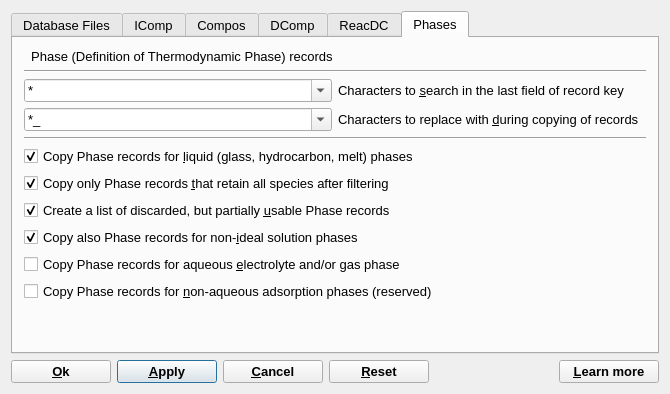
<?xml version="1.0" encoding="UTF-8"?>
<ui version="4.0">
 <class>SetFiltersDialogData</class>
 <widget class="QDialog" name="SetFiltersDialogData">
  <property name="windowModality">
   <enum>Qt::WindowModal</enum>
  </property>
  <property name="geometry">
   <rect>
    <x>0</x>
    <y>0</y>
    <width>670</width>
    <height>394</height>
   </rect>
  </property>
  <property name="font">
   <font>
    <pointsize>10</pointsize>
   </font>
  </property>
  <property name="windowTitle">
   <string>Setup of files and filters to create/extend an independent modelling project</string>
  </property>
  <property name="modal">
   <bool>true</bool>
  </property>
  <layout class="QGridLayout" name="gridLayout_6">
   <item row="0" column="0" colspan="6">
    <widget class="QTabWidget" name="twSetFilters">
     <property name="tabShape">
      <enum>QTabWidget::Rounded</enum>
     </property>
     <property name="currentIndex">
      <number>5</number>
     </property>
     <widget class="QWidget" name="tpFiles">
      <attribute name="title">
       <string>Database Files</string>
      </attribute>
      <layout class="QVBoxLayout" name="verticalLayout">
       <item>
        <widget class="QTreeWidget" name="lvDefDBfiles">
         <property name="midLineWidth">
          <number>0</number>
         </property>
         <property name="selectionMode">
          <enum>QAbstractItemView::MultiSelection</enum>
         </property>
         <property name="iconSize">
          <size>
           <width>0</width>
           <height>0</height>
          </size>
         </property>
         <attribute name="headerCascadingSectionResizes">
          <bool>true</bool>
         </attribute>
         <attribute name="headerDefaultSectionSize">
          <number>400</number>
         </attribute>
         <attribute name="headerMinimumSectionSize">
          <number>200</number>
         </attribute>
         <column>
          <property name="text">
           <string>Record type / File Keyword</string>
          </property>
         </column>
         <column>
          <property name="text">
           <string>File name (click toggles selection)</string>
          </property>
         </column>
        </widget>
       </item>
      </layout>
     </widget>
     <widget class="QWidget" name="tpIComp">
      <attribute name="title">
       <string>IComp</string>
      </attribute>
      <layout class="QGridLayout" name="gridLayout_5">
       <item row="0" column="0" colspan="3">
        <widget class="QLabel" name="tlICtab">
         <property name="sizePolicy">
          <sizepolicy hsizetype="Fixed" vsizetype="Fixed">
           <horstretch>0</horstretch>
           <verstretch>0</verstretch>
          </sizepolicy>
         </property>
         <property name="text">
          <string>  IComp (Independent Component) records</string>
         </property>
         <property name="wordWrap">
          <bool>false</bool>
         </property>
        </widget>
       </item>
       <item row="1" column="0" colspan="3">
        <widget class="Line" name="Line1">
         <property name="frameShape">
          <enum>QFrame::HLine</enum>
         </property>
         <property name="frameShadow">
          <enum>QFrame::Sunken</enum>
         </property>
        </widget>
       </item>
       <item row="2" column="0">
        <widget class="QComboBox" name="cbICsearch">
         <property name="editable">
          <bool>true</bool>
         </property>
         <property name="currentIndex">
          <number>0</number>
         </property>
         <item>
          <property name="text">
           <string>*</string>
          </property>
         </item>
         <item>
          <property name="text">
           <string>?*</string>
          </property>
         </item>
         <item>
          <property name="text">
           <string>??*</string>
          </property>
         </item>
         <item>
          <property name="text">
           <string>???*</string>
          </property>
         </item>
         <item>
          <property name="text">
           <string>*?</string>
          </property>
         </item>
         <item>
          <property name="text">
           <string>*??</string>
          </property>
         </item>
         <item>
          <property name="text">
           <string>*???</string>
          </property>
         </item>
         <item>
          <property name="text">
           <string>*</string>
          </property>
         </item>
         <item>
          <property name="text">
           <string>*</string>
          </property>
         </item>
        </widget>
       </item>
       <item row="2" column="1" colspan="2">
        <widget class="QLabel" name="tlICsearch">
         <property name="text">
          <string>Characters to &amp;search in the last field of record key</string>
         </property>
         <property name="wordWrap">
          <bool>false</bool>
         </property>
         <property name="buddy">
          <cstring>cbICsearch</cstring>
         </property>
        </widget>
       </item>
       <item row="3" column="0">
        <widget class="QComboBox" name="cbICreplace">
         <property name="editable">
          <bool>true</bool>
         </property>
         <property name="currentIndex">
          <number>0</number>
         </property>
         <item>
          <property name="text">
           <string>*_</string>
          </property>
         </item>
         <item>
          <property name="text">
           <string>TEXT*</string>
          </property>
         </item>
         <item>
          <property name="text">
           <string>invcase*</string>
          </property>
         </item>
         <item>
          <property name="text">
           <string>*</string>
          </property>
         </item>
         <item>
          <property name="text">
           <string>*TEXT</string>
          </property>
         </item>
         <item>
          <property name="text">
           <string>*invcase</string>
          </property>
         </item>
         <item>
          <property name="text">
           <string>*</string>
          </property>
         </item>
         <item>
          <property name="text">
           <string>invcase</string>
          </property>
         </item>
         <item>
          <property name="text">
           <string>TEXT</string>
          </property>
         </item>
        </widget>
       </item>
       <item row="3" column="1" colspan="2">
        <widget class="QLabel" name="tlICreplace">
         <property name="text">
          <string>Characters to replace with &amp;during copying of records</string>
         </property>
         <property name="wordWrap">
          <bool>false</bool>
         </property>
         <property name="buddy">
          <cstring>cbICreplace</cstring>
         </property>
        </widget>
       </item>
       <item row="4" column="0" colspan="3">
        <widget class="Line" name="Line1_2">
         <property name="frameShape">
          <enum>QFrame::HLine</enum>
         </property>
         <property name="frameShadow">
          <enum>QFrame::Sunken</enum>
         </property>
        </widget>
       </item>
       <item row="5" column="0" colspan="2">
        <widget class="QLabel" name="tlIClist1">
         <property name="text">
          <string>List of currently selected &amp;IComp symbols: 
in Default database</string>
         </property>
         <property name="alignment">
          <set>Qt::AlignVCenter</set>
         </property>
         <property name="wordWrap">
          <bool>true</bool>
         </property>
         <property name="buddy">
          <cstring>tvIClistD</cstring>
         </property>
        </widget>
       </item>
       <item row="5" column="2">
        <widget class="QTextBrowser" name="tvIClistD"/>
       </item>
       <item row="6" column="0">
        <widget class="QLabel" name="tlIClist2">
         <property name="text">
          <string>In the parent (old)
pro&amp;ject database</string>
         </property>
         <property name="alignment">
          <set>Qt::AlignVCenter</set>
         </property>
         <property name="wordWrap">
          <bool>true</bool>
         </property>
         <property name="buddy">
          <cstring>tvIClistP</cstring>
         </property>
        </widget>
       </item>
       <item row="6" column="2">
        <widget class="QTextBrowser" name="tvIClistP"/>
       </item>
      </layout>
     </widget>
     <widget class="QWidget" name="tpCompos">
      <attribute name="title">
       <string>Compos</string>
      </attribute>
      <layout class="QGridLayout" name="gridLayout_4">
       <item row="0" column="0" colspan="3">
        <widget class="QLabel" name="tlPCOtab">
         <property name="sizePolicy">
          <sizepolicy hsizetype="Fixed" vsizetype="Fixed">
           <horstretch>0</horstretch>
           <verstretch>0</verstretch>
          </sizepolicy>
         </property>
         <property name="text">
          <string>  Compos (Predefined Composition Object) records</string>
         </property>
         <property name="wordWrap">
          <bool>false</bool>
         </property>
        </widget>
       </item>
       <item row="1" column="0" colspan="3">
        <widget class="Line" name="Line1_3">
         <property name="frameShape">
          <enum>QFrame::HLine</enum>
         </property>
         <property name="frameShadow">
          <enum>QFrame::Sunken</enum>
         </property>
        </widget>
       </item>
       <item row="2" column="0" colspan="2">
        <widget class="QComboBox" name="cbPCOsearch">
         <property name="editable">
          <bool>true</bool>
         </property>
         <property name="currentIndex">
          <number>0</number>
         </property>
         <item>
          <property name="text">
           <string>*</string>
          </property>
         </item>
         <item>
          <property name="text">
           <string>?*</string>
          </property>
         </item>
         <item>
          <property name="text">
           <string>??*</string>
          </property>
         </item>
         <item>
          <property name="text">
           <string>???*</string>
          </property>
         </item>
         <item>
          <property name="text">
           <string>*?</string>
          </property>
         </item>
         <item>
          <property name="text">
           <string>*??</string>
          </property>
         </item>
         <item>
          <property name="text">
           <string>*???</string>
          </property>
         </item>
         <item>
          <property name="text">
           <string>*</string>
          </property>
         </item>
         <item>
          <property name="text">
           <string>*</string>
          </property>
         </item>
        </widget>
       </item>
       <item row="2" column="2">
        <widget class="QLabel" name="tlPCOsearch">
         <property name="text">
          <string>Characters to &amp;search in the last field of record key</string>
         </property>
         <property name="wordWrap">
          <bool>false</bool>
         </property>
         <property name="buddy">
          <cstring>cbPCOsearch</cstring>
         </property>
        </widget>
       </item>
       <item row="3" column="0" colspan="2">
        <widget class="QComboBox" name="cbPCOreplace">
         <property name="editable">
          <bool>true</bool>
         </property>
         <property name="currentIndex">
          <number>0</number>
         </property>
         <item>
          <property name="text">
           <string>*_</string>
          </property>
         </item>
         <item>
          <property name="text">
           <string>TEXT*</string>
          </property>
         </item>
         <item>
          <property name="text">
           <string>invcase*</string>
          </property>
         </item>
         <item>
          <property name="text">
           <string>*</string>
          </property>
         </item>
         <item>
          <property name="text">
           <string>*TEXT</string>
          </property>
         </item>
         <item>
          <property name="text">
           <string>*invcase</string>
          </property>
         </item>
         <item>
          <property name="text">
           <string>*</string>
          </property>
         </item>
         <item>
          <property name="text">
           <string>invcase</string>
          </property>
         </item>
         <item>
          <property name="text">
           <string>TEXT</string>
          </property>
         </item>
        </widget>
       </item>
       <item row="3" column="2">
        <widget class="QLabel" name="tlPCOreplace">
         <property name="text">
          <string>Characters to replace with &amp;during copying of records</string>
         </property>
         <property name="wordWrap">
          <bool>false</bool>
         </property>
         <property name="buddy">
          <cstring>cbPCOreplace</cstring>
         </property>
        </widget>
       </item>
       <item row="4" column="0" colspan="3">
        <widget class="Line" name="Line1_3_2">
         <property name="frameShape">
          <enum>QFrame::HLine</enum>
         </property>
         <property name="frameShadow">
          <enum>QFrame::Sunken</enum>
         </property>
        </widget>
       </item>
       <item row="5" column="0">
        <widget class="QLabel" name="tlPCOfilter">
         <property name="text">
          <string>&amp;Filter script 

for copying 

records 

(reserved)</string>
         </property>
         <property name="alignment">
          <set>Qt::AlignRight|Qt::AlignTrailing|Qt::AlignVCenter</set>
         </property>
         <property name="wordWrap">
          <bool>false</bool>
         </property>
         <property name="buddy">
          <cstring>mlePCOfscript</cstring>
         </property>
        </widget>
       </item>
       <item row="5" column="1" colspan="2">
        <widget class="QTextEdit" name="mlePCOfscript"/>
       </item>
      </layout>
     </widget>
     <widget class="QWidget" name="tpDComp">
      <attribute name="title">
       <string>DComp</string>
      </attribute>
      <layout class="QGridLayout" name="gridLayout_3">
       <item row="0" column="0" colspan="3">
        <widget class="QLabel" name="tlDCtab">
         <property name="sizePolicy">
          <sizepolicy hsizetype="Fixed" vsizetype="Fixed">
           <horstretch>0</horstretch>
           <verstretch>0</verstretch>
          </sizepolicy>
         </property>
         <property name="text">
          <string>  DComp (standard thermochemical data) records</string>
         </property>
         <property name="wordWrap">
          <bool>false</bool>
         </property>
        </widget>
       </item>
       <item row="1" column="0" colspan="3">
        <widget class="Line" name="Line1_3_3">
         <property name="frameShape">
          <enum>QFrame::HLine</enum>
         </property>
         <property name="frameShadow">
          <enum>QFrame::Sunken</enum>
         </property>
        </widget>
       </item>
       <item row="2" column="0" colspan="2">
        <widget class="QComboBox" name="cbDCsearch">
         <property name="editable">
          <bool>true</bool>
         </property>
         <property name="currentIndex">
          <number>0</number>
         </property>
         <item>
          <property name="text">
           <string>*</string>
          </property>
         </item>
         <item>
          <property name="text">
           <string>?*</string>
          </property>
         </item>
         <item>
          <property name="text">
           <string>??*</string>
          </property>
         </item>
         <item>
          <property name="text">
           <string>???*</string>
          </property>
         </item>
         <item>
          <property name="text">
           <string>*?</string>
          </property>
         </item>
         <item>
          <property name="text">
           <string>*??</string>
          </property>
         </item>
         <item>
          <property name="text">
           <string>*???</string>
          </property>
         </item>
         <item>
          <property name="text">
           <string>*</string>
          </property>
         </item>
         <item>
          <property name="text">
           <string>*</string>
          </property>
         </item>
        </widget>
       </item>
       <item row="2" column="2">
        <widget class="QLabel" name="tlDCsearch">
         <property name="text">
          <string>Characters to &amp;search in the last field of record key</string>
         </property>
         <property name="wordWrap">
          <bool>false</bool>
         </property>
         <property name="buddy">
          <cstring>cbDCsearch</cstring>
         </property>
        </widget>
       </item>
       <item row="3" column="0" colspan="2">
        <widget class="QComboBox" name="cbDCreplace">
         <property name="editable">
          <bool>true</bool>
         </property>
         <property name="currentIndex">
          <number>0</number>
         </property>
         <item>
          <property name="text">
           <string>*_</string>
          </property>
         </item>
         <item>
          <property name="text">
           <string>TEXT*</string>
          </property>
         </item>
         <item>
          <property name="text">
           <string>invcase*</string>
          </property>
         </item>
         <item>
          <property name="text">
           <string>*</string>
          </property>
         </item>
         <item>
          <property name="text">
           <string>*TEXT</string>
          </property>
         </item>
         <item>
          <property name="text">
           <string>*invcase</string>
          </property>
         </item>
         <item>
          <property name="text">
           <string>invcase</string>
          </property>
         </item>
         <item>
          <property name="text">
           <string>TEXT</string>
          </property>
         </item>
        </widget>
       </item>
       <item row="3" column="2">
        <widget class="QLabel" name="tlDCreplace">
         <property name="text">
          <string>Characters to replace with &amp;during copying of records</string>
         </property>
         <property name="wordWrap">
          <bool>false</bool>
         </property>
         <property name="buddy">
          <cstring>cbDCreplace</cstring>
         </property>
        </widget>
       </item>
       <item row="4" column="0" colspan="3">
        <widget class="Line" name="Line1_3_4">
         <property name="frameShape">
          <enum>QFrame::HLine</enum>
         </property>
         <property name="frameShadow">
          <enum>QFrame::Sunken</enum>
         </property>
        </widget>
       </item>
       <item row="5" column="0">
        <widget class="QLabel" name="tlDCfilter">
         <property name="text">
          <string>&amp;Filter script 

for copying 

records 

(reserved)</string>
         </property>
         <property name="alignment">
          <set>Qt::AlignRight|Qt::AlignTrailing|Qt::AlignVCenter</set>
         </property>
         <property name="wordWrap">
          <bool>false</bool>
         </property>
         <property name="buddy">
          <cstring>mleDCfscript</cstring>
         </property>
        </widget>
       </item>
       <item row="5" column="1" colspan="2">
        <widget class="QTextEdit" name="mleDCfscript"/>
       </item>
      </layout>
     </widget>
     <widget class="QWidget" name="tpReacDC">
      <attribute name="title">
       <string>ReacDC</string>
      </attribute>
      <layout class="QGridLayout" name="gridLayout_2">
       <item row="0" column="0" colspan="3">
        <widget class="QLabel" name="tlREtab">
         <property name="sizePolicy">
          <sizepolicy hsizetype="Fixed" vsizetype="Fixed">
           <horstretch>0</horstretch>
           <verstretch>0</verstretch>
          </sizepolicy>
         </property>
         <property name="text">
          <string>  ReacDC (reaction-defined standard data) records</string>
         </property>
         <property name="wordWrap">
          <bool>false</bool>
         </property>
        </widget>
       </item>
       <item row="1" column="0" colspan="3">
        <widget class="Line" name="Line1_3_3_2">
         <property name="frameShape">
          <enum>QFrame::HLine</enum>
         </property>
         <property name="frameShadow">
          <enum>QFrame::Sunken</enum>
         </property>
        </widget>
       </item>
       <item row="2" column="0" colspan="2">
        <widget class="QComboBox" name="cbREsearch">
         <property name="editable">
          <bool>true</bool>
         </property>
         <property name="currentIndex">
          <number>0</number>
         </property>
         <item>
          <property name="text">
           <string>*</string>
          </property>
         </item>
         <item>
          <property name="text">
           <string>?*</string>
          </property>
         </item>
         <item>
          <property name="text">
           <string>??*</string>
          </property>
         </item>
         <item>
          <property name="text">
           <string>???*</string>
          </property>
         </item>
         <item>
          <property name="text">
           <string>*?</string>
          </property>
         </item>
         <item>
          <property name="text">
           <string>*??</string>
          </property>
         </item>
         <item>
          <property name="text">
           <string>*???</string>
          </property>
         </item>
         <item>
          <property name="text">
           <string>*</string>
          </property>
         </item>
         <item>
          <property name="text">
           <string>*</string>
          </property>
         </item>
        </widget>
       </item>
       <item row="2" column="2">
        <widget class="QLabel" name="tlREsearch">
         <property name="text">
          <string>Characters to &amp;search in the last field of record key</string>
         </property>
         <property name="wordWrap">
          <bool>false</bool>
         </property>
         <property name="buddy">
          <cstring>cbREsearch</cstring>
         </property>
        </widget>
       </item>
       <item row="3" column="0" colspan="2">
        <widget class="QComboBox" name="cbREreplace">
         <property name="editable">
          <bool>true</bool>
         </property>
         <property name="currentIndex">
          <number>0</number>
         </property>
         <item>
          <property name="text">
           <string>*_</string>
          </property>
         </item>
         <item>
          <property name="text">
           <string>TEXT*</string>
          </property>
         </item>
         <item>
          <property name="text">
           <string>invcase*</string>
          </property>
         </item>
         <item>
          <property name="text">
           <string>*</string>
          </property>
         </item>
         <item>
          <property name="text">
           <string>*TEXT</string>
          </property>
         </item>
         <item>
          <property name="text">
           <string>*invcase</string>
          </property>
         </item>
         <item>
          <property name="text">
           <string>*</string>
          </property>
         </item>
         <item>
          <property name="text">
           <string>invcase</string>
          </property>
         </item>
         <item>
          <property name="text">
           <string>TEXT</string>
          </property>
         </item>
        </widget>
       </item>
       <item row="3" column="2">
        <widget class="QLabel" name="tlREreplace">
         <property name="text">
          <string>Characters to replace with &amp;during copying of records</string>
         </property>
         <property name="wordWrap">
          <bool>false</bool>
         </property>
         <property name="buddy">
          <cstring>cbREreplace</cstring>
         </property>
        </widget>
       </item>
       <item row="4" column="0" colspan="3">
        <widget class="Line" name="Line1_3_3_3">
         <property name="frameShape">
          <enum>QFrame::HLine</enum>
         </property>
         <property name="frameShadow">
          <enum>QFrame::Sunken</enum>
         </property>
        </widget>
       </item>
       <item row="5" column="0">
        <widget class="QLabel" name="tlREfilter">
         <property name="text">
          <string>&amp;Filter script 

for copying 

records 

(reserved)</string>
         </property>
         <property name="alignment">
          <set>Qt::AlignRight|Qt::AlignTrailing|Qt::AlignVCenter</set>
         </property>
         <property name="wordWrap">
          <bool>false</bool>
         </property>
         <property name="buddy">
          <cstring>mleREfscript</cstring>
         </property>
        </widget>
       </item>
       <item row="5" column="1" colspan="2">
        <widget class="QTextEdit" name="mleREfscript"/>
       </item>
      </layout>
     </widget>
     <widget class="QWidget" name="tpPhase">
      <attribute name="title">
       <string>Phases</string>
      </attribute>
      <layout class="QGridLayout" name="gridLayout">
       <item row="0" column="0" colspan="2">
        <widget class="QLabel" name="tlPHtab">
         <property name="text">
          <string>  Phase (Definition of Thermodynamic Phase) records</string>
         </property>
         <property name="wordWrap">
          <bool>false</bool>
         </property>
        </widget>
       </item>
       <item row="1" column="0" colspan="2">
        <widget class="Line" name="Line1_3_5">
         <property name="frameShape">
          <enum>QFrame::HLine</enum>
         </property>
         <property name="frameShadow">
          <enum>QFrame::Sunken</enum>
         </property>
        </widget>
       </item>
       <item row="2" column="0">
        <widget class="QComboBox" name="cbPHsearch">
         <property name="sizePolicy">
          <sizepolicy hsizetype="Minimum" vsizetype="Fixed">
           <horstretch>0</horstretch>
           <verstretch>0</verstretch>
          </sizepolicy>
         </property>
         <property name="editable">
          <bool>true</bool>
         </property>
         <property name="currentIndex">
          <number>0</number>
         </property>
         <item>
          <property name="text">
           <string>*</string>
          </property>
         </item>
         <item>
          <property name="text">
           <string>?*</string>
          </property>
         </item>
         <item>
          <property name="text">
           <string>??*</string>
          </property>
         </item>
         <item>
          <property name="text">
           <string>???*</string>
          </property>
         </item>
         <item>
          <property name="text">
           <string>*?</string>
          </property>
         </item>
         <item>
          <property name="text">
           <string>*??</string>
          </property>
         </item>
         <item>
          <property name="text">
           <string>*???</string>
          </property>
         </item>
         <item>
          <property name="text">
           <string>*</string>
          </property>
         </item>
         <item>
          <property name="text">
           <string>*</string>
          </property>
         </item>
        </widget>
       </item>
       <item row="2" column="1">
        <widget class="QLabel" name="tlPHsearch">
         <property name="text">
          <string>Characters to &amp;search in the last field of record key</string>
         </property>
         <property name="wordWrap">
          <bool>false</bool>
         </property>
         <property name="buddy">
          <cstring>cbPHsearch</cstring>
         </property>
        </widget>
       </item>
       <item row="3" column="0">
        <widget class="QComboBox" name="cbPHreplace">
         <property name="sizePolicy">
          <sizepolicy hsizetype="Minimum" vsizetype="Fixed">
           <horstretch>0</horstretch>
           <verstretch>0</verstretch>
          </sizepolicy>
         </property>
         <property name="editable">
          <bool>true</bool>
         </property>
         <property name="currentIndex">
          <number>0</number>
         </property>
         <item>
          <property name="text">
           <string>*_</string>
          </property>
         </item>
         <item>
          <property name="text">
           <string>TEXT*</string>
          </property>
         </item>
         <item>
          <property name="text">
           <string>invcase*</string>
          </property>
         </item>
         <item>
          <property name="text">
           <string>*</string>
          </property>
         </item>
         <item>
          <property name="text">
           <string>*TEXT</string>
          </property>
         </item>
         <item>
          <property name="text">
           <string>*invcase</string>
          </property>
         </item>
         <item>
          <property name="text">
           <string>*</string>
          </property>
         </item>
         <item>
          <property name="text">
           <string>invcase</string>
          </property>
         </item>
         <item>
          <property name="text">
           <string>TEXT</string>
          </property>
         </item>
        </widget>
       </item>
       <item row="3" column="1">
        <widget class="QLabel" name="tlPHreplace">
         <property name="text">
          <string>Characters to replace with &amp;during copying of records</string>
         </property>
         <property name="wordWrap">
          <bool>false</bool>
         </property>
         <property name="buddy">
          <cstring>cbPHreplace</cstring>
         </property>
        </widget>
       </item>
       <item row="4" column="0" colspan="2">
        <widget class="Line" name="Line1_3_6">
         <property name="frameShape">
          <enum>QFrame::HLine</enum>
         </property>
         <property name="frameShadow">
          <enum>QFrame::Sunken</enum>
         </property>
        </widget>
       </item>
       <item row="5" column="0" colspan="2">
        <widget class="QCheckBox" name="cbPHcopyL">
         <property name="text">
          <string>Copy Phase records for &amp;liquid (glass, hydrocarbon, melt) phases</string>
         </property>
         <property name="checked">
          <bool>true</bool>
         </property>
        </widget>
       </item>
       <item row="6" column="0" colspan="2">
        <widget class="QCheckBox" name="cbPHcopyF">
         <property name="text">
          <string>Copy only Phase records &amp;that retain all species after filtering</string>
         </property>
         <property name="checked">
          <bool>true</bool>
         </property>
        </widget>
       </item>
       <item row="7" column="0" colspan="2">
        <widget class="QCheckBox" name="cbPHcopyD">
         <property name="text">
          <string>Create a list of discarded, but partially &amp;usable Phase records</string>
         </property>
         <property name="checked">
          <bool>true</bool>
         </property>
        </widget>
       </item>
       <item row="8" column="0" colspan="2">
        <widget class="QCheckBox" name="cbPHcopyN">
         <property name="text">
          <string>Copy also Phase records for non-&amp;ideal solution phases</string>
         </property>
         <property name="checked">
          <bool>true</bool>
         </property>
        </widget>
       </item>
       <item row="9" column="0" colspan="2">
        <widget class="QCheckBox" name="cbPHcopyA">
         <property name="text">
          <string>Copy Phase records for aqueous &amp;electrolyte and/or gas phase</string>
         </property>
        </widget>
       </item>
       <item row="10" column="0" colspan="2">
        <widget class="QCheckBox" name="cbPHcopyY">
         <property name="text">
          <string>Copy Phase records for &amp;non-aqueous adsorption phases (reserved)</string>
         </property>
        </widget>
       </item>
       <item row="11" column="0">
        <spacer>
         <property name="orientation">
          <enum>Qt::Vertical</enum>
         </property>
         <property name="sizeType">
          <enum>QSizePolicy::Expanding</enum>
         </property>
         <property name="sizeHint" stdset="0">
          <size>
           <width>20</width>
           <height>40</height>
          </size>
         </property>
        </spacer>
       </item>
      </layout>
     </widget>
    </widget>
   </item>
   <item row="1" column="0">
    <widget class="QPushButton" name="pbOk">
     <property name="minimumSize">
      <size>
       <width>100</width>
       <height>0</height>
      </size>
     </property>
     <property name="font">
      <font>
       <weight>75</weight>
       <bold>true</bold>
      </font>
     </property>
     <property name="text">
      <string>&amp;Ok</string>
     </property>
     <property name="shortcut">
      <string>Alt+O</string>
     </property>
    </widget>
   </item>
   <item row="1" column="1">
    <widget class="QPushButton" name="pbApply">
     <property name="minimumSize">
      <size>
       <width>100</width>
       <height>0</height>
      </size>
     </property>
     <property name="font">
      <font>
       <weight>75</weight>
       <bold>true</bold>
      </font>
     </property>
     <property name="text">
      <string>&amp;Apply</string>
     </property>
     <property name="shortcut">
      <string>Alt+A</string>
     </property>
     <property name="default">
      <bool>true</bool>
     </property>
    </widget>
   </item>
   <item row="1" column="2">
    <widget class="QPushButton" name="pbCancel">
     <property name="minimumSize">
      <size>
       <width>100</width>
       <height>0</height>
      </size>
     </property>
     <property name="font">
      <font>
       <weight>75</weight>
       <bold>true</bold>
      </font>
     </property>
     <property name="text">
      <string>&amp;Cancel</string>
     </property>
     <property name="shortcut">
      <string>Alt+C</string>
     </property>
    </widget>
   </item>
   <item row="1" column="3">
    <widget class="QPushButton" name="pbReset">
     <property name="minimumSize">
      <size>
       <width>100</width>
       <height>0</height>
      </size>
     </property>
     <property name="font">
      <font>
       <weight>75</weight>
       <bold>true</bold>
      </font>
     </property>
     <property name="text">
      <string>&amp;Reset</string>
     </property>
     <property name="shortcut">
      <string>Alt+R</string>
     </property>
    </widget>
   </item>
   <item row="1" column="4">
    <spacer>
     <property name="orientation">
      <enum>Qt::Horizontal</enum>
     </property>
     <property name="sizeType">
      <enum>QSizePolicy::Expanding</enum>
     </property>
     <property name="sizeHint" stdset="0">
      <size>
       <width>119</width>
       <height>20</height>
      </size>
     </property>
    </spacer>
   </item>
   <item row="1" column="5">
    <widget class="QPushButton" name="pbHelp">
     <property name="minimumSize">
      <size>
       <width>100</width>
       <height>0</height>
      </size>
     </property>
     <property name="font">
      <font>
       <weight>75</weight>
       <bold>true</bold>
      </font>
     </property>
     <property name="text">
      <string>&amp;Learn more</string>
     </property>
     <property name="shortcut">
      <string>F1</string>
     </property>
    </widget>
   </item>
  </layout>
 </widget>
 <layoutdefault spacing="6" margin="11"/>
 <tabstops>
  <tabstop>cbICsearch</tabstop>
  <tabstop>cbICreplace</tabstop>
  <tabstop>tvIClistD</tabstop>
  <tabstop>tvIClistP</tabstop>
  <tabstop>cbPCOsearch</tabstop>
  <tabstop>cbPCOreplace</tabstop>
  <tabstop>mlePCOfscript</tabstop>
  <tabstop>cbDCsearch</tabstop>
  <tabstop>cbDCreplace</tabstop>
  <tabstop>mleDCfscript</tabstop>
  <tabstop>cbREsearch</tabstop>
  <tabstop>cbREreplace</tabstop>
  <tabstop>mleREfscript</tabstop>
  <tabstop>cbPHsearch</tabstop>
  <tabstop>cbPHreplace</tabstop>
  <tabstop>cbPHcopyL</tabstop>
  <tabstop>cbPHcopyF</tabstop>
  <tabstop>cbPHcopyD</tabstop>
  <tabstop>cbPHcopyN</tabstop>
  <tabstop>cbPHcopyA</tabstop>
  <tabstop>cbPHcopyY</tabstop>
  <tabstop>pbOk</tabstop>
  <tabstop>pbApply</tabstop>
  <tabstop>pbCancel</tabstop>
  <tabstop>pbReset</tabstop>
  <tabstop>pbHelp</tabstop>
  <tabstop>twSetFilters</tabstop>
 </tabstops>
 <resources/>
 <connections/>
</ui>
